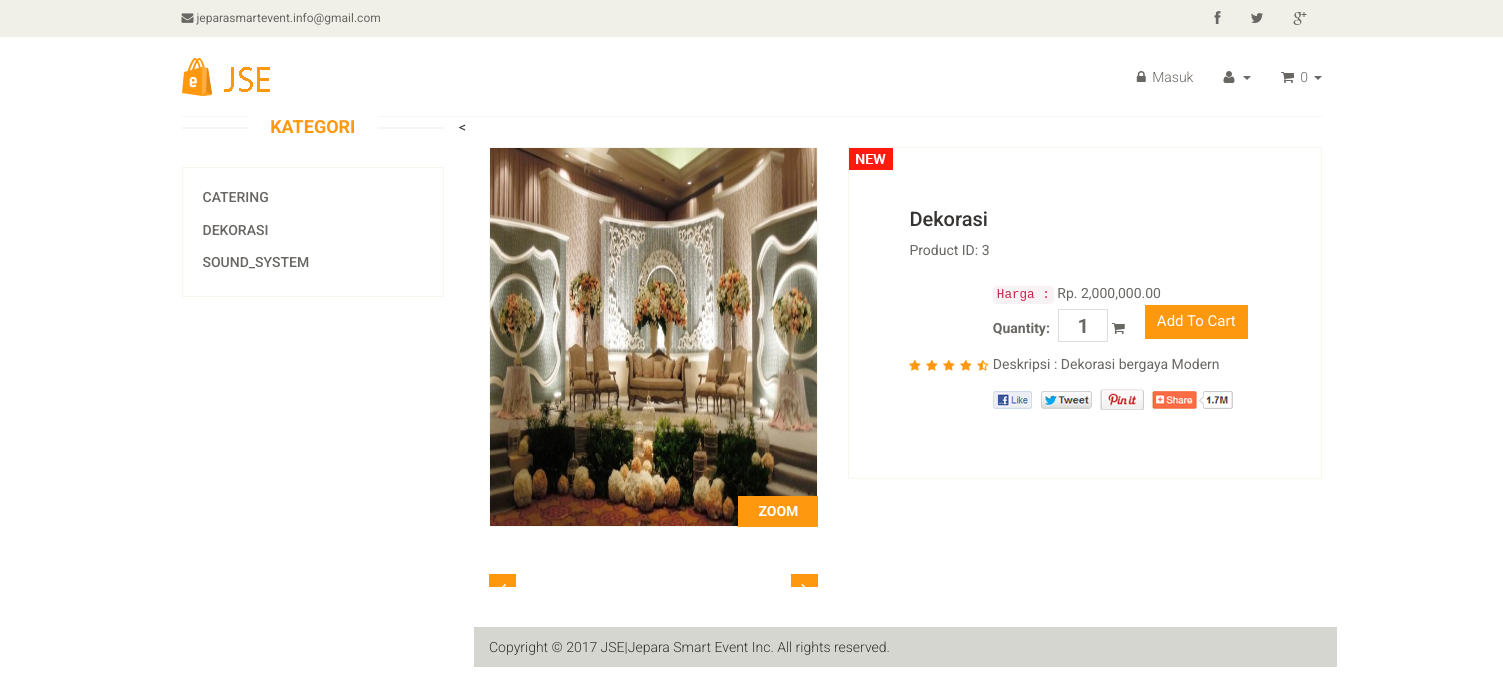
The app's page /home/view/3 with its own data.
### tables this page shows
CREATE TABLE `products` (
  `pro_id` int(16) NOT NULL,
  `pro_name` varchar(50) NOT NULL,
  `pro_title` varchar(20) NOT NULL,
  `pro_description` text NOT NULL,
  `pro_price` int(9) NOT NULL,
  `pro_stock` int(3) NOT NULL,
  `pro_image` text NOT NULL,
  `perusahaan` varchar(255) NOT NULL
);

### application/controllers/home.php (called while the page is built, shortened)
<?php
class Home extends CI_Controller {
	public function __construct ()
	{
		$this->load->model('model_products');
		$this->load->model('model_settings');
	}
	public function view($pro_id)
	{
		$pro_id=$this->uri->segment(3);
		$data['get_sitename'] = $this->model_settings->sitename_settings();
		$data['get_footer'] = $this->model_settings->footer_settings();
		$data['view_v'] = $this->model_products->detail($pro_id);
		$data['starts'] = $this->model_products->dis_products();
		$this->load->view('view_products',$data);
	}
}

### index.php (called while the page is built, shortened)
<?php
require_once BASEPATH.'core/CodeIgniter.php';

### application/models/model_products.php (called while the page is built, shortened)
<?php
class Model_products extends CI_Model {
		public function dis_products()
		{
				$this->db->distinct();
				$query = $this->db->query('SELECT DISTINCT pro_name FROM products');
				return $query->result();
		}
		public function detail($pro_id)
		{
			$query = $this->db->get_where('products', array('pro_id' => $pro_id));
			return $query->result();
		}
}

### application/views/view_products.php (the view, shortened to what this page needs)
<!DOCTYPE html>
<html lang="en">
<head>
    <link href="<?php echo base_url(); ?>assets/front/css/bootstrap.min.css" rel="stylesheet">
    <link href="<?php echo base_url(); ?>assets/front/css/font-awesome.min.css" rel="stylesheet">
    <link href="<?php echo base_url(); ?>assets/front/css/prettyPhoto.css" rel="stylesheet">
    <link href="<?php echo base_url(); ?>assets/front/css/price-range.css" rel="stylesheet">
    <link href="<?php echo base_url(); ?>assets/front/css/animate.css" rel="stylesheet">
    <link href="<?php echo base_url(); ?>assets/front/css/main.css" rel="stylesheet">
    <link href="<?php echo base_url(); ?>assets/front/css/responsive.css" rel="stylesheet">
</head>
<body>
<div class="header_top">
            <div class="container">
                <div class="row">
                    <div class="col-sm-6">
                        <div class="contactinfo">
                            <ul class="nav nav-pills">
                                <li><a href="#"><i class="fa fa-envelope"></i> jeparasmartevent.info@gmail.com</a></li>
                            </ul>
                        </div>
                    </div>
                    <div class="col-sm-6">
                        <div class="social-icons pull-right">
                            <ul class="nav navbar-nav">
                                <li><a href="#"><i class="fa fa-facebook"></i></a></li>
                                <li><a href="#"><i class="fa fa-twitter"></i></a></li>
                                <li><a href="#"><i class="fa fa-google-plus"></i></a></li>
                            </ul>
                        </div>
                    </div>
                </div>
            </div>
        </div>
<<div class="col-sm-9 padding-right">
                    <div class="product-details">
                    <?php foreach ($view_v as $product ) : ?>
                        <div class="col-sm-5">
                            <div class="view-product">
                                <?php
                                                    $product_image =['src'  =>'assets/uploads/'.$product->pro_image,
                                                    'class'=>'img-responsive img-portfolio img-hover',
                                                    'id'=>'g'
                                                    ];
                                                    echo img($product_image);
                                                ?>
                                <h3>ZOOM</h3>
                            </div>
                            <div id="similar-product" class="carousel slide" data-ride="carousel">
                                    <div class="carousel-inner">
                                        <div class="item active">
                                          <a href=""><img src="images/product-details/similar1.jpg" alt=""></a>
                                          <a href=""><img src="images/product-details/similar2.jpg" alt=""></a>
                                          <a href=""><img src="images/product-details/similar3.jpg" alt=""></a>
                                        </div>
                                    </div>
                                  <a class="left item-control" href="#similar-product" data-slide="prev">
                                    <i class="fa fa-angle-left"></i>
                                  </a>
                                  <a class="right item-control" href="#similar-product" data-slide="next">
                                    <i class="fa fa-angle-right"></i>
                                  </a>
                            </div>
                        </div>
                        <div class="col-sm-7">
                            <div class="product-information">
                                <img src="images/product-details/new.jpg" class="newarrival" alt="" />
                                <h2><?=  $product->pro_name ?></h2>
                                <p>Product ID: <?= $product->pro_id ?></p>
                                <img src="images/product-details/rating.png" alt="" />
                                <span>
                                    <p><code>Harga :</code> Rp. <?= $this->cart->format_number( $product->pro_price );  ?><br>
                                    <label>Quantity:</label>
                                    <input type="text" value="<?= $product->pro_stock ?>" />
                                    <i class="fa fa-shopping-cart"><?=  anchor('home/add_to_cart/'.$product->pro_id,'Add To Cart',['class'=>'btn btn-fefault cart','role'=>'button']) ?></i>
                                </span>
                                <p>Deskripsi : <?=  $product->pro_description ?></p>
                                <a href=""><img src="images/product-details/share.png" class="share img-responsive"  alt="" /></a>
                            </div>
                        </div>
                    </div>
                    <?php endforeach; ?>
</body>
</html>

### assets/front/css/main.css (style rules this page uses)
body { font-family: 'Roboto', sans-serif; background:; position: relative; font-weight:400px; }
ul li { list-style: none; }
a { -webkit-transition: 300ms; -moz-transition: 300ms; -o-transition: 300ms; transition: 300ms; }
h1, h2, h3, h4, h5, h6 { font-family: 'Roboto', sans-serif; }
.header_top { background: none repeat scroll 0 0 #F0F0E9; }
.contactinfo ul li:first-child { margin-left: -15px; }
.contactinfo ul li a { font-size: 12px; color: #696763; font-family: 'Roboto', sans-serif; }
.social-icons ul li a { border: 0 none; border-radius: 0; color: #696763; padding:0px; }
.social-icons ul li { display:inline-block; }
.social-icons ul li a i { padding: 11px 15px; transition: all 0.9s ease 0s; -moz-transition: all 0.9s ease 0s; -webkit-transition: all 0.9s ease 0s; -o-transition: all 0.9s ease 0s; }
.item { padding-left: 100px; }
.right { right: 0; }
.category-products .panel-default .panel-heading .panel-title a { color: #696763; font-family: 'Roboto', sans-serif; font-size: 14px; text-decoration: none; text-transform: uppercase; }
.padding-right { padding-right: 0; }
.product-details { overflow:hidden; }
#similar-product { margin-top: 40px; }
.product-details { margin-bottom: 40px; overflow: hidden; margin-top: 10px; }
.view-product { position: relative; }
.view-product img { border: 1px solid #F7F7F0; height: 380px; width: 100%; }
.view-product h3 { background: #FE980F; bottom: 0; color: #FFFFFF; font-family: 'Roboto', sans-serif; font-size: 14px; font-weight: 700; margin-bottom: 0; padding: 8px 20px; position: absolute; right: 0; }
#similar-product .carousel-inner .item { padding-left:0px; }
.item-control { position: absolute; top: 35%; }
.item-control i { background: #FE980F; color: #FFFFFF; font-size: 20px; padding: 5px 10px; }
.product-information { border: 1px solid #F7F7F0; overflow: hidden; padding-bottom: 60px; padding-left: 60px; padding-top: 60px; position: relative; }
.newarrival { position:absolute; top:0; left:0 }
.product-information h2 { color: #363432; font-family: 'Roboto', sans-serif; font-size: 20px; margin-top: 0; }
.product-information p { color: #696763; font-family: 'Roboto', sans-serif; margin-bottom: 5px; }
.product-information span { display: inline-block; margin-bottom: 8px; margin-top: 18px; }
.product-information span input { border: 1px solid #DEDEDC; color: #696763; font-family: 'Roboto', sans-serif; font-size: 20px; font-weight: 700; height: 33px; outline: medium none; text-align: center; width: 50px; }
.product-information span label { color: #696763; font-family: 'Roboto', sans-serif; font-weight: 700; margin-right: 5px; }
.share { margin-top: 15px; }
.cart { background: #FE980F; border: 0 none; border-radius: 0; color: #FFFFFF; font-family: 'Roboto', sans-serif; font-size: 15px; margin-bottom: 10px; margin-left: 20px; }

### records on screen
products: pro_image (picture), pro_name "Dekorasi", pro_id "3", pro_price "2,000,000.00", pro_stock "1", pro_id "Add To Cart", pro_description "Dekorasi bergaya Modern"

### other values on screen
$this->cart->total_items() "0"
anchor('home/category/'.$start->pro_name,$start->pro_name) "CATERING"
anchor('home/category/'.$start->pro_name,$start->pro_name) "DEKORASI"
anchor('home/category/'.$start->pro_name,$start->pro_name) "SOUND_SYSTEM"
